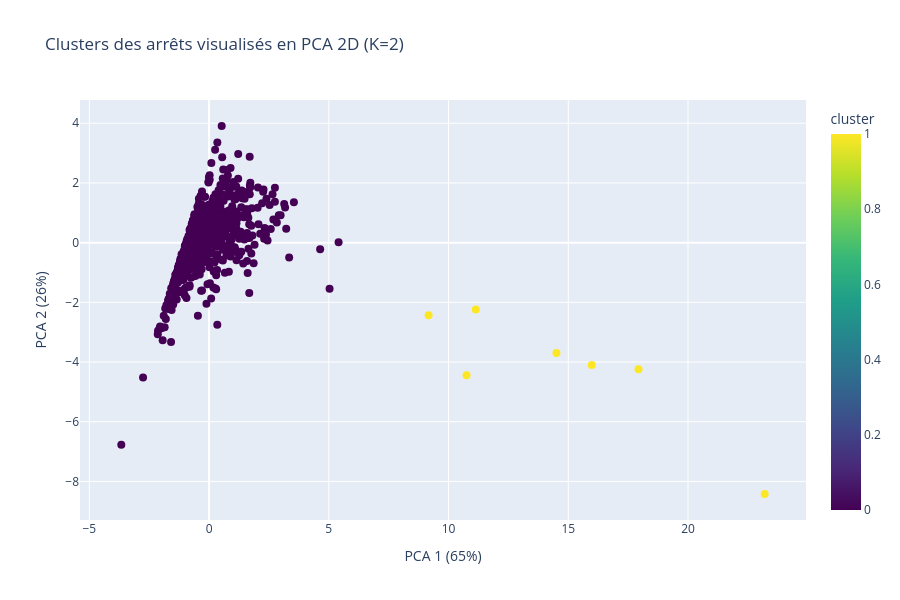

Notebook cell for this chart:
### Markdown cell above
---
## 6. Visualisation PCA en 2D

### Pourquoi le PCA ?
Nos arrêts sont décrits par 5 features — impossible à visualiser en 5 dimensions.
Le PCA (Analyse en Composantes Principales) **réduit** ces 5 dimensions à 2,
tout en gardant le maximum d'information. On peut alors dessiner les clusters
sur un graphique 2D.

**Le PCA n'est PAS un algorithme de clustering** — c'est un outil de
**réduction de dimensions** pour visualiser.

### Code cell
# ============================================================
# PCA — Réduction à 2 dimensions
# ============================================================
pca = PCA(n_components=2)
X_pca = pca.fit_transform(X_scaled)

# Variance expliquée : combien d'information on garde avec 2 dimensions ?
var_expliquee = pca.explained_variance_ratio_
print(f'Variance expliquée par les 2 composantes PCA :')
print(f'  Composante 1 : {var_expliquee[0]*100:.1f}%')
print(f'  Composante 2 : {var_expliquee[1]*100:.1f}%')
print(f'  TOTAL        : {var_expliquee.sum()*100:.1f}% de l information conservée')

# Ajouter les labels K-Means au dataframe des profils
df_profils['cluster'] = labels_km
df_profils['pca1'] = X_pca[:, 0]
df_profils['pca2'] = X_pca[:, 1]

# Visualisation interactive
fig = px.scatter(
    df_profils, x='pca1', y='pca2',
    color='cluster',
    hover_name='LIBELLE_ARRET',
    hover_data=['volume_total', 'ratio_we_semaine'],
    title=f'Clusters des arrêts visualisés en PCA 2D (K={K_OPTIMAL})',
    labels={'pca1': f'PCA 1 ({var_expliquee[0]*100:.0f}%)',
            'pca2': f'PCA 2 ({var_expliquee[1]*100:.0f}%)'},
    color_continuous_scale='Viridis'
)
fig.update_traces(marker=dict(size=8))
fig.update_layout(height=600)
fig.show()

### Figure 1 — Plotly figure (JSON) as saved in the notebook; plotly's stock layout.template omitted (floating-point values rounded to 4 significant figures; data arrays with more than 128 entries replaced by an {"elided": "..."} marker saying what was removed)
{"data": [{"customdata": {"elided": "772x2 float values"}, "hovertemplate": "<b>%{hovertext}</b><br><br>PCA 1 (65%)=%{x}<br>PCA 2 (26%)=%{y}<br>volume_total=%{customdata[0]}<br>ratio_we_semaine=%{customdata[1]}<br>cluster=%{marker.color}<extra></extra>", "hovertext": {"elided": "772 str values"}, "legendgroup": "", "marker": {"color": {"elided": "772 int values"}, "coloraxis": "coloraxis", "size": 8, "symbol": "circle"}, "mode": "markers", "name": "", "orientation": "v", "showlegend": false, "type": "scatter", "x": {"elided": "772 float values"}, "xaxis": "x", "y": {"elided": "772 float values"}, "yaxis": "y"}], "layout": {"coloraxis": {"colorbar": {"title": {"text": "cluster"}}, "colorscale": [[0, "#440154"], [0.1111, "#482878"], [0.2222, "#3e4989"], [0.3333, "#31688e"], [0.4444, "#26828e"], [0.5556, "#1f9e89"], [0.6667, "#35b779"], [0.7778, "#6ece58"], [0.8889, "#b5de2b"], [1, "#fde725"]]}, "height": 600, "legend": {"tracegroupgap": 0}, "title": {"text": "Clusters des arrêts visualisés en PCA 2D (K=2)"}, "xaxis": {"anchor": "y", "domain": [0, 1], "title": {"text": "PCA 1 (65%)"}}, "yaxis": {"anchor": "x", "domain": [0, 1], "title": {"text": "PCA 2 (26%)"}}}}
